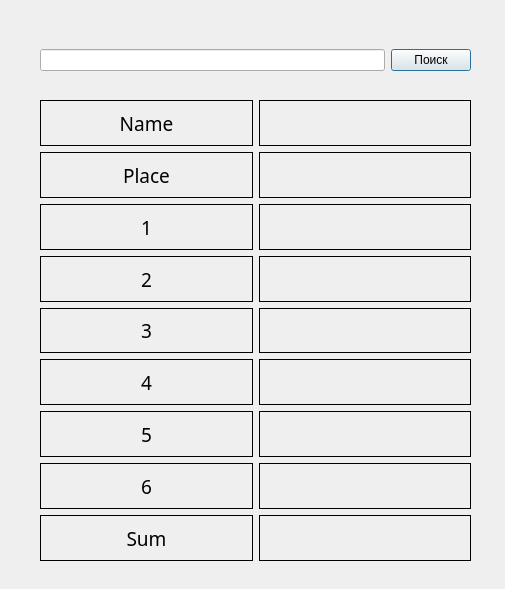
<?xml version="1.0" encoding="UTF-8"?>
<ui version="4.0">
 <class>MainWindow</class>
 <widget class="QMainWindow" name="MainWindow">
  <property name="geometry">
   <rect>
    <x>0</x>
    <y>0</y>
    <width>505</width>
    <height>589</height>
   </rect>
  </property>
  <property name="windowTitle">
   <string>Поиск по городу</string>
  </property>
  <widget class="QWidget" name="centralwidget">
   <widget class="QWidget" name="horizontalLayoutWidget">
    <property name="geometry">
     <rect>
      <x>40</x>
      <y>40</y>
      <width>431</width>
      <height>41</height>
     </rect>
    </property>
    <layout class="QHBoxLayout" name="horizontalLayout">
     <property name="sizeConstraint">
      <enum>QLayout::SetDefaultConstraint</enum>
     </property>
     <item>
      <widget class="QLineEdit" name="search_inp"/>
     </item>
     <item>
      <widget class="QPushButton" name="search_btn">
       <property name="text">
        <string>Поиск</string>
       </property>
       <property name="default">
        <bool>true</bool>
       </property>
      </widget>
     </item>
    </layout>
   </widget>
   <widget class="QWidget" name="gridLayoutWidget">
    <property name="geometry">
     <rect>
      <x>40</x>
      <y>100</y>
      <width>431</width>
      <height>461</height>
     </rect>
    </property>
    <layout class="QGridLayout" name="gridLayout">
     <item row="4" column="0">
      <widget class="QLabel" name="label_9">
       <property name="font">
        <font>
         <family>.SF NS Text</family>
         <pointsize>14</pointsize>
         <weight>50</weight>
         <bold>false</bold>
         <kerning>true</kerning>
        </font>
       </property>
       <property name="frameShape">
        <enum>QFrame::Box</enum>
       </property>
       <property name="text">
        <string>3</string>
       </property>
       <property name="alignment">
        <set>Qt::AlignCenter</set>
       </property>
       <property name="wordWrap">
        <bool>true</bool>
       </property>
      </widget>
     </item>
     <item row="6" column="0">
      <widget class="QLabel" name="label_12">
       <property name="font">
        <font>
         <family>.SF NS Text</family>
         <pointsize>14</pointsize>
         <weight>50</weight>
         <bold>false</bold>
         <kerning>true</kerning>
        </font>
       </property>
       <property name="frameShape">
        <enum>QFrame::Box</enum>
       </property>
       <property name="text">
        <string>5</string>
       </property>
       <property name="alignment">
        <set>Qt::AlignCenter</set>
       </property>
       <property name="wordWrap">
        <bool>true</bool>
       </property>
      </widget>
     </item>
     <item row="1" column="1">
      <widget class="QLabel" name="label_place">
       <property name="font">
        <font>
         <family>.SF NS Text</family>
         <pointsize>14</pointsize>
         <weight>50</weight>
         <bold>false</bold>
         <kerning>true</kerning>
        </font>
       </property>
       <property name="frameShape">
        <enum>QFrame::Box</enum>
       </property>
       <property name="text">
        <string/>
       </property>
       <property name="alignment">
        <set>Qt::AlignCenter</set>
       </property>
       <property name="wordWrap">
        <bool>true</bool>
       </property>
      </widget>
     </item>
     <item row="2" column="1">
      <widget class="QLabel" name="label_v1">
       <property name="font">
        <font>
         <family>.SF NS Text</family>
         <pointsize>14</pointsize>
         <weight>50</weight>
         <bold>false</bold>
         <kerning>true</kerning>
        </font>
       </property>
       <property name="frameShape">
        <enum>QFrame::Box</enum>
       </property>
       <property name="text">
        <string/>
       </property>
       <property name="alignment">
        <set>Qt::AlignCenter</set>
       </property>
       <property name="wordWrap">
        <bool>true</bool>
       </property>
      </widget>
     </item>
     <item row="4" column="1">
      <widget class="QLabel" name="label_v3">
       <property name="font">
        <font>
         <family>.SF NS Text</family>
         <pointsize>14</pointsize>
         <weight>50</weight>
         <bold>false</bold>
         <kerning>true</kerning>
        </font>
       </property>
       <property name="frameShape">
        <enum>QFrame::Box</enum>
       </property>
       <property name="text">
        <string/>
       </property>
       <property name="alignment">
        <set>Qt::AlignCenter</set>
       </property>
       <property name="wordWrap">
        <bool>true</bool>
       </property>
      </widget>
     </item>
     <item row="5" column="1">
      <widget class="QLabel" name="label_v4">
       <property name="font">
        <font>
         <family>.SF NS Text</family>
         <pointsize>14</pointsize>
         <weight>50</weight>
         <bold>false</bold>
         <kerning>true</kerning>
        </font>
       </property>
       <property name="frameShape">
        <enum>QFrame::Box</enum>
       </property>
       <property name="text">
        <string/>
       </property>
       <property name="alignment">
        <set>Qt::AlignCenter</set>
       </property>
       <property name="wordWrap">
        <bool>true</bool>
       </property>
      </widget>
     </item>
     <item row="1" column="0">
      <widget class="QLabel" name="label_3">
       <property name="font">
        <font>
         <family>.SF NS Text</family>
         <pointsize>14</pointsize>
         <weight>50</weight>
         <bold>false</bold>
         <kerning>true</kerning>
        </font>
       </property>
       <property name="frameShape">
        <enum>QFrame::Box</enum>
       </property>
       <property name="text">
        <string>Place</string>
       </property>
       <property name="alignment">
        <set>Qt::AlignCenter</set>
       </property>
       <property name="wordWrap">
        <bool>true</bool>
       </property>
      </widget>
     </item>
     <item row="6" column="1">
      <widget class="QLabel" name="label_v5">
       <property name="font">
        <font>
         <family>.SF NS Text</family>
         <pointsize>14</pointsize>
         <weight>50</weight>
         <bold>false</bold>
         <kerning>true</kerning>
        </font>
       </property>
       <property name="frameShape">
        <enum>QFrame::Box</enum>
       </property>
       <property name="text">
        <string/>
       </property>
       <property name="alignment">
        <set>Qt::AlignCenter</set>
       </property>
       <property name="wordWrap">
        <bool>true</bool>
       </property>
      </widget>
     </item>
     <item row="3" column="0">
      <widget class="QLabel" name="label_7">
       <property name="font">
        <font>
         <family>.SF NS Text</family>
         <pointsize>14</pointsize>
         <weight>50</weight>
         <bold>false</bold>
         <kerning>true</kerning>
        </font>
       </property>
       <property name="frameShape">
        <enum>QFrame::Box</enum>
       </property>
       <property name="text">
        <string>2</string>
       </property>
       <property name="alignment">
        <set>Qt::AlignCenter</set>
       </property>
       <property name="wordWrap">
        <bool>true</bool>
       </property>
      </widget>
     </item>
     <item row="3" column="1">
      <widget class="QLabel" name="label_v2">
       <property name="font">
        <font>
         <family>.SF NS Text</family>
         <pointsize>14</pointsize>
         <weight>50</weight>
         <bold>false</bold>
         <kerning>true</kerning>
        </font>
       </property>
       <property name="frameShape">
        <enum>QFrame::Box</enum>
       </property>
       <property name="text">
        <string/>
       </property>
       <property name="alignment">
        <set>Qt::AlignCenter</set>
       </property>
       <property name="wordWrap">
        <bool>true</bool>
       </property>
      </widget>
     </item>
     <item row="7" column="0">
      <widget class="QLabel" name="label_13">
       <property name="font">
        <font>
         <family>.SF NS Text</family>
         <pointsize>14</pointsize>
         <weight>50</weight>
         <bold>false</bold>
         <kerning>true</kerning>
        </font>
       </property>
       <property name="frameShape">
        <enum>QFrame::Box</enum>
       </property>
       <property name="text">
        <string>6</string>
       </property>
       <property name="alignment">
        <set>Qt::AlignCenter</set>
       </property>
       <property name="wordWrap">
        <bool>true</bool>
       </property>
      </widget>
     </item>
     <item row="0" column="1">
      <widget class="QLabel" name="label_name">
       <property name="font">
        <font>
         <family>.SF NS Text</family>
         <pointsize>14</pointsize>
         <weight>50</weight>
         <bold>false</bold>
         <kerning>true</kerning>
        </font>
       </property>
       <property name="frameShape">
        <enum>QFrame::Box</enum>
       </property>
       <property name="text">
        <string/>
       </property>
       <property name="alignment">
        <set>Qt::AlignCenter</set>
       </property>
       <property name="wordWrap">
        <bool>true</bool>
       </property>
      </widget>
     </item>
     <item row="7" column="1">
      <widget class="QLabel" name="label_v6">
       <property name="font">
        <font>
         <family>.SF NS Text</family>
         <pointsize>14</pointsize>
         <weight>50</weight>
         <bold>false</bold>
         <kerning>true</kerning>
        </font>
       </property>
       <property name="frameShape">
        <enum>QFrame::Box</enum>
       </property>
       <property name="text">
        <string/>
       </property>
       <property name="alignment">
        <set>Qt::AlignCenter</set>
       </property>
       <property name="wordWrap">
        <bool>true</bool>
       </property>
      </widget>
     </item>
     <item row="0" column="0">
      <widget class="QLabel" name="label">
       <property name="font">
        <font>
         <family>.SF NS Text</family>
         <pointsize>14</pointsize>
         <weight>50</weight>
         <bold>false</bold>
         <kerning>true</kerning>
        </font>
       </property>
       <property name="focusPolicy">
        <enum>Qt::NoFocus</enum>
       </property>
       <property name="layoutDirection">
        <enum>Qt::LeftToRight</enum>
       </property>
       <property name="frameShape">
        <enum>QFrame::Box</enum>
       </property>
       <property name="text">
        <string>Name</string>
       </property>
       <property name="alignment">
        <set>Qt::AlignCenter</set>
       </property>
       <property name="wordWrap">
        <bool>true</bool>
       </property>
      </widget>
     </item>
     <item row="5" column="0">
      <widget class="QLabel" name="label_11">
       <property name="font">
        <font>
         <family>.SF NS Text</family>
         <pointsize>14</pointsize>
         <weight>50</weight>
         <bold>false</bold>
         <kerning>true</kerning>
        </font>
       </property>
       <property name="frameShape">
        <enum>QFrame::Box</enum>
       </property>
       <property name="text">
        <string>4</string>
       </property>
       <property name="alignment">
        <set>Qt::AlignCenter</set>
       </property>
       <property name="wordWrap">
        <bool>true</bool>
       </property>
      </widget>
     </item>
     <item row="2" column="0">
      <widget class="QLabel" name="label_5">
       <property name="font">
        <font>
         <family>.SF NS Text</family>
         <pointsize>14</pointsize>
         <weight>50</weight>
         <bold>false</bold>
         <kerning>true</kerning>
        </font>
       </property>
       <property name="frameShape">
        <enum>QFrame::Box</enum>
       </property>
       <property name="text">
        <string>1</string>
       </property>
       <property name="alignment">
        <set>Qt::AlignCenter</set>
       </property>
       <property name="wordWrap">
        <bool>true</bool>
       </property>
      </widget>
     </item>
     <item row="8" column="0">
      <widget class="QLabel" name="label_17">
       <property name="font">
        <font>
         <family>.SF NS Text</family>
         <pointsize>14</pointsize>
         <weight>50</weight>
         <bold>false</bold>
         <kerning>true</kerning>
        </font>
       </property>
       <property name="frameShape">
        <enum>QFrame::Box</enum>
       </property>
       <property name="text">
        <string>Sum</string>
       </property>
       <property name="alignment">
        <set>Qt::AlignCenter</set>
       </property>
       <property name="wordWrap">
        <bool>true</bool>
       </property>
      </widget>
     </item>
     <item row="8" column="1">
      <widget class="QLabel" name="label_sum">
       <property name="font">
        <font>
         <family>.SF NS Text</family>
         <pointsize>14</pointsize>
         <weight>50</weight>
         <bold>false</bold>
         <kerning>true</kerning>
        </font>
       </property>
       <property name="frameShape">
        <enum>QFrame::Box</enum>
       </property>
       <property name="text">
        <string/>
       </property>
       <property name="alignment">
        <set>Qt::AlignCenter</set>
       </property>
       <property name="wordWrap">
        <bool>true</bool>
       </property>
      </widget>
     </item>
    </layout>
   </widget>
   <widget class="QLabel" name="error_label">
    <property name="geometry">
     <rect>
      <x>46</x>
      <y>80</y>
      <width>421</width>
      <height>20</height>
     </rect>
    </property>
    <property name="styleSheet">
     <string notr="true">color: #E61F0F;</string>
    </property>
    <property name="text">
     <string/>
    </property>
   </widget>
  </widget>
 </widget>
 <resources/>
 <connections/>
</ui>
